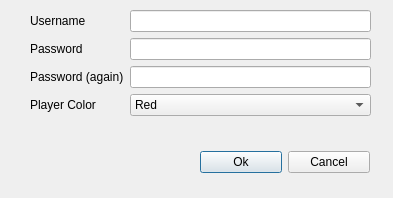
<?xml version="1.0" encoding="UTF-8"?>
<ui version="4.0">
 <class>UserRegister</class>
 <widget class="QDialog" name="UserRegister">
  <property name="geometry">
   <rect>
    <x>0</x>
    <y>0</y>
    <width>393</width>
    <height>198</height>
   </rect>
  </property>
  <property name="windowTitle">
   <string>Dialog</string>
  </property>
  <widget class="QWidget" name="formLayoutWidget">
   <property name="geometry">
    <rect>
     <x>30</x>
     <y>10</y>
     <width>341</width>
     <height>121</height>
    </rect>
   </property>
   <layout class="QFormLayout" name="formLayout">
    <item row="0" column="0">
     <widget class="QLabel" name="usernameLabel">
      <property name="text">
       <string>Username</string>
      </property>
     </widget>
    </item>
    <item row="0" column="1">
     <widget class="QLineEdit" name="usernameLineEdit"/>
    </item>
    <item row="1" column="0">
     <widget class="QLabel" name="passwordLabel">
      <property name="text">
       <string>Password</string>
      </property>
     </widget>
    </item>
    <item row="1" column="1">
     <widget class="QLineEdit" name="passwordLineEdit">
      <property name="echoMode">
       <enum>QLineEdit::Password</enum>
      </property>
     </widget>
    </item>
    <item row="2" column="0">
     <widget class="QLabel" name="passwordAgainLabel">
      <property name="text">
       <string>Password (again)</string>
      </property>
     </widget>
    </item>
    <item row="2" column="1">
     <widget class="QLineEdit" name="passwordAgainLineEdit">
      <property name="echoMode">
       <enum>QLineEdit::Password</enum>
      </property>
     </widget>
    </item>
    <item row="3" column="0">
     <widget class="QLabel" name="playerColorLabel">
      <property name="text">
       <string>Player Color</string>
      </property>
     </widget>
    </item>
    <item row="3" column="1">
     <widget class="QComboBox" name="playerColorComboBox">
      <item>
       <property name="text">
        <string>Red</string>
       </property>
      </item>
      <item>
       <property name="text">
        <string>Blue</string>
       </property>
      </item>
      <item>
       <property name="text">
        <string>Green</string>
       </property>
      </item>
     </widget>
    </item>
   </layout>
  </widget>
  <widget class="QWidget" name="horizontalLayoutWidget">
   <property name="geometry">
    <rect>
     <x>200</x>
     <y>150</y>
     <width>170</width>
     <height>24</height>
    </rect>
   </property>
   <layout class="QHBoxLayout" name="horizontalLayout">
    <item>
     <widget class="QPushButton" name="okButton">
      <property name="text">
       <string>Ok</string>
      </property>
     </widget>
    </item>
    <item>
     <widget class="QPushButton" name="cancelButton">
      <property name="text">
       <string>Cancel</string>
      </property>
     </widget>
    </item>
   </layout>
  </widget>
 </widget>
 <resources/>
 <connections/>
</ui>
